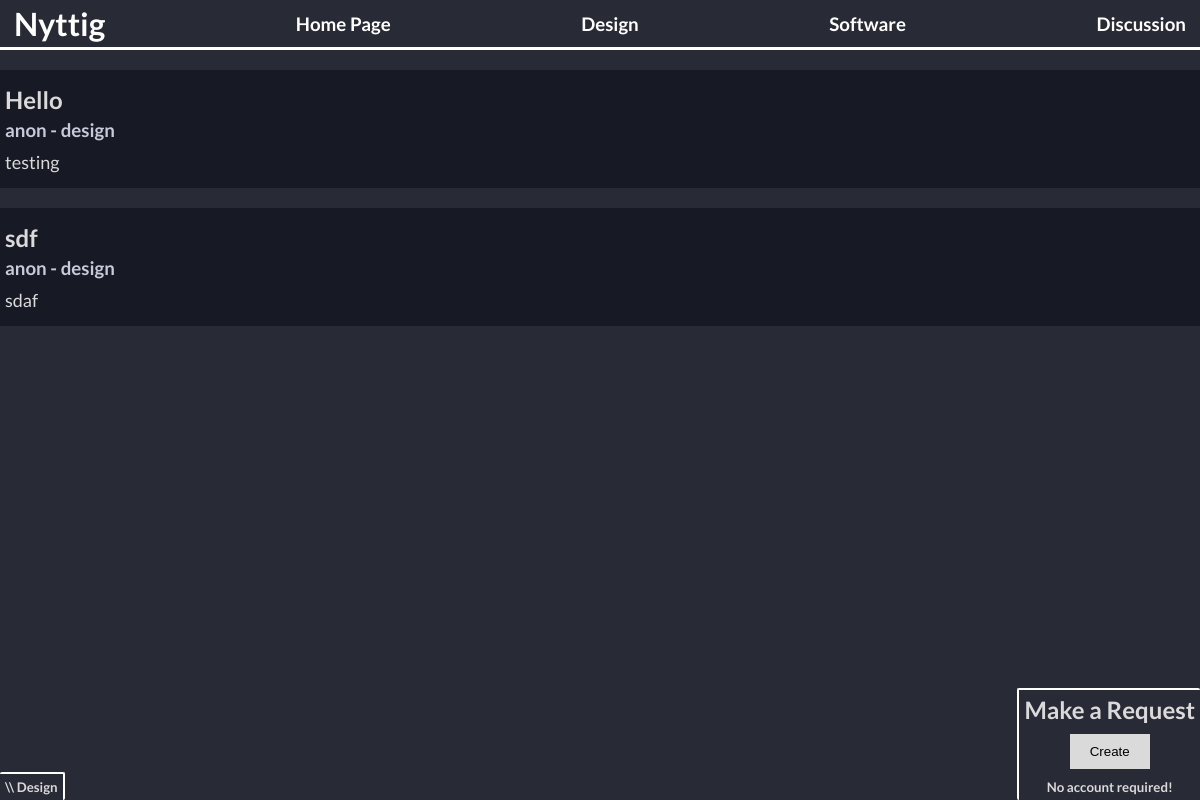
Page /design/ on the earlier database version.
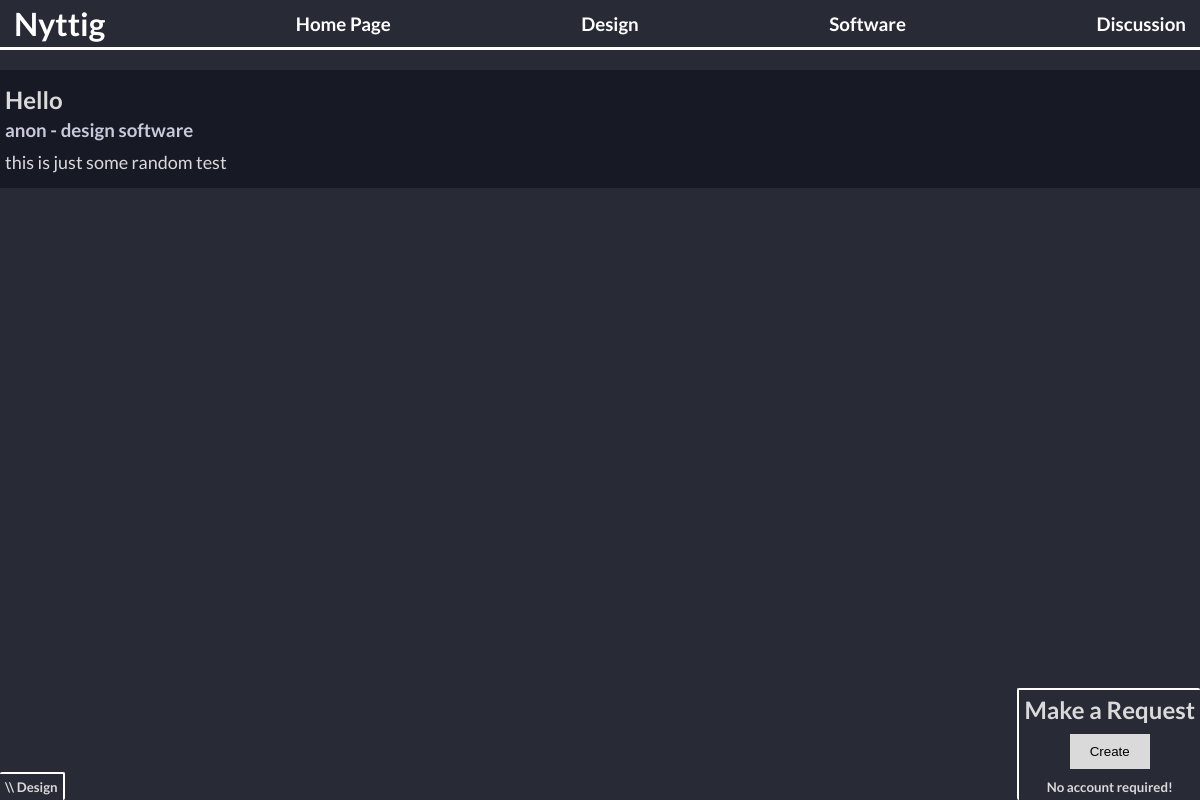
Same page on the later database version.
### Main.py (models this page shows, shortened)
class REQUESTS2(db.Model):
	__tablename__ = 'Requests'
	_id = db.Column('id', db.Integer, primary_key=True) # id of post (will be used to find posts)
	title = db.Column('title', db.String(255)) # title of post # max 255 chars #
	description = db.Column('desc', db.String(2000)) # description of post # max 2000 chars #
	user = db.Column('user', db.String(255)) # username is 100 chars so there #
	img = db.Column('path', db.String(255)) # path shouldnt really be that long... #
	tag = db.Column('tag', db.String(255))

### Main.py (the view)
@app.route('/design/', methods=['POST', 'GET'])
def design():
	if request.method == 'POST':
		return redirect(url_for('create'))
	REQUESTS2.query.all()
	sendme = getlist(REQUESTS2.query.all(), 'design')
	return render_template('home.html', reqs=sendme, pagetitle='Design Page', pagepath='Design')

### Main.py (called while the page is built)
def getlist(arr, word):
	tbr = []
	for i in range(len(arr)):
		if word in arr[i].tag:
			tbr.append(arr[i])
	return tbr

### templates/home.html (shortened to what this page needs)
{% extends "common.html" %}
{% block style %}
<link rel="stylesheet" type="text/css" href="{{ url_for('static', filename='/styles/home.css') }}" />
{% endblock %}
{% block content %}
<div class="path-cont">
	<h5 class="path-text">\\ {{ pagepath }}</h5>
</div>
{% if reqs %}
{% for r in reqs %}
<a class="request" href="{{ r._id }}" style="text-decoration: none; color: #DADADA;">
	<div>
		<h2 class="request-title">{{ r.title }}</h2>
		<h3 class="request-author">{{ r.user }} - {{ r.tag }}</h3>
		<p class="request-desc">{{ r.description }}</p>
	</div>
</a>
{% endfor %}
{% else %}
<h2 class="nothing">Nothing to see here yet :(</h2>
{% endif %}
<form class="create-field" method="POST">
	<h2 class="create-field-title">Make a Request</h2>
	<input class="createbtn" type="submit" value="Create"  name="createreq" />
	<h5 class="create-field-splash">No account required!</h5>
</form>
{% endblock %}

### templates/common.html (shortened to what this page needs)
<!DOCTYPE html>
<html lang="en">
<head>
	<link rel="stylesheet" type="text/css" href="{{ url_for('static', filename='/styles/common.css') }}" />
	{% block style %}
	{% endblock %}
</head>
<body>
	<header>
	<h1 class="header-title-main">Nyttig</h1>
	<a class="header-links" href='/home'><h3 class="header-title-home">Home Page</h3></a>
	<a class="header-links" href='/design'><h3 class="header-title-design">Design</h3></a>
	<a class="header-links" href='/software'><h3 class="header-title-software">Software</h3></a>
	<a class="header-links" href='/discussion'><h3 class="header-title-random">Discussion</h3></a>
	</header>
	{% block content %}
	{% endblock %}
</body>
</html>

### static/styles/common.css (style rules this page uses)
* { padding: 0; margin: 0; }
html { font-family: 'Lato', sans-serif; overflow-x: hidden; color: #DADADA; }
body { background-color: #282a36; }
header { display: flex; justify-content: space-between; align-items: center; padding: 4px; padding-left: 14px; padding-right: 14px; border-bottom: 3px solid #FFF; }
.header-title-main { color: #FFF; }
.header-links { cursor: pointer; text-decoration: none; color: #FFF }

### static/styles/home.css (style rules this page uses)
.path-cont { position: fixed; background-color: #282a36; bottom: 0; left: 0; align-items: center; text-align: center; border-right: 2px solid #FFF; border-top: 2px solid #FFF; border-radius: 2px; }
.path-text { text-align: center; margin: 5px; }
.request { margin-top: 20px; display: flex; padding: 5px; padding-bottom: 15px; padding-top: 15px; background-color: #171925; transition: 0.3s; }
.request-title { padding-bottom: 5px; }
.request-author { color: #C9C9DA; padding-bottom: 5px; }
.request-desc { padding-top: 5px; font-size: 18px; }
.create-field { position: fixed; background-color: #282a36; bottom: 0; right: 0; align-items: center; text-align: center; border-left: 2px solid #FFF; border-top: 2px solid #FFF; border-radius: 2px; }
.create-field-title { padding: 5px }
.createbtn { margin: 5px; padding: 10px 20px; border: none; color: #000; display: inline-block; cursor: pointer; background-color: #DADADA; }
.create-field-splash { margin: 5px; }

Differences in the rows shown:
removed REQUESTS2: title "sdf", user "anon", tag "design", description "sdaf"
changed REQUESTS2 "Hello": tag "design" → "design software"; description "testing" → "this is just some random test"
